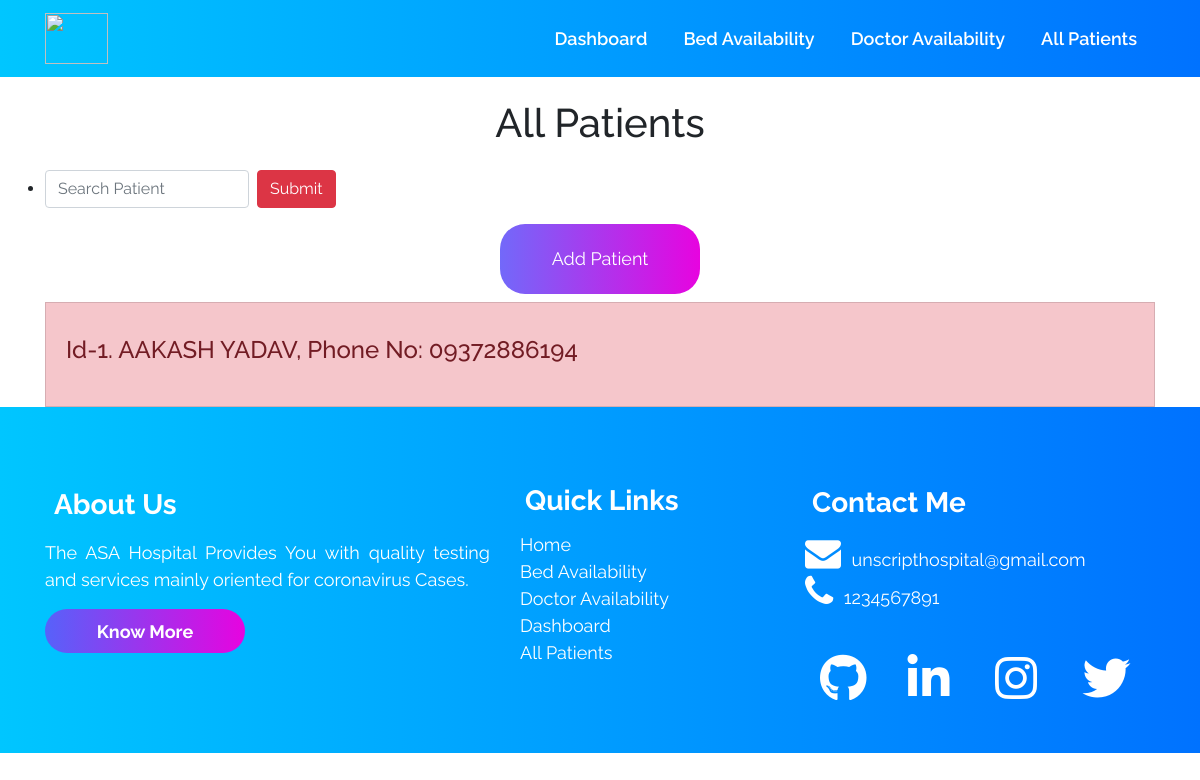
Before: /allpatients/ with the older database file.
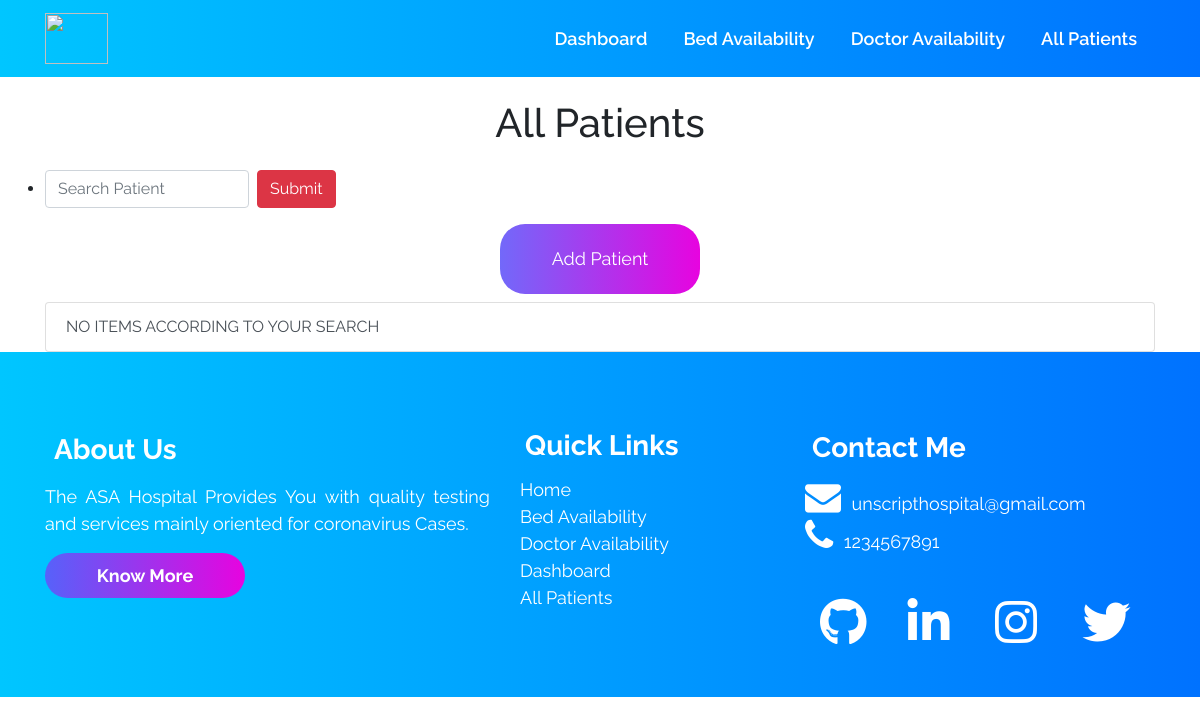
After: the same page with the newer database file.
### accounts/models.py (models this page shows, shortened)
class Patient (models.Model):
    patient_id = models.AutoField(primary_key=True)
    name = models.CharField(max_length=100)
    age = models.IntegerField()
    gender = models.CharField(max_length=10)  # Male of Female
    phone = models.CharField(max_length=13)
    address = models.TextField(max_length=1000)
    email_id = models.EmailField(max_length=254)
    date_admitted = models.DateField(auto_now=False, auto_now_add=False)
    oxygen_level = models.IntegerField(default=90)
    temperature = models.IntegerField(default=97)
    doctor = models.ForeignKey(Doctor, on_delete=models.CASCADE, default="")
    covid_test_result = models.ForeignKey(
        Result, on_delete=models.CASCADE, default="")
    room_no_and_bed_no = models.ForeignKey(
        Room, on_delete=models.CASCADE, default="")

### accounts/views.py (the view)
# urls.py: path("allpatients/", views.allpatients, name='allPatients'),
def allpatients(request):
    all_patients_query_set = Patient.objects.all()
    context = {'all_patients_query_set': all_patients_query_set}
    return render(request, 'allpatients.html', context)

### templates/allpatients.html (shortened to what this page needs)
{% extends 'innerbase.html' %}
{% load static %}
{% block cssLinks %}
<link rel="stylesheet" href="{% static 'css/allpatients.css' %}">
{% endblock %}
{% block body %}
<div class="container">
    <h1 class="text-center heading ">All Patients</h1>
    <ul>
        <li>
            <form class="form-inline" action="/search" method="POST">
                <input class="form-control mr-sm-2" name="name" type="search" placeholder="Search Patient"
                    aria-label="Search" />
                <input class="btn btn-danger my-2 my-sm-0" type="submit">
            </form>
        </li>
    </ul>
    <div class="container text-center my-2">
        <a href="/addpatient">
            <button class="commonbuttons text-center">Add Patient</button>
        </a>
    </div>
    <ul class="list-group">
        {% for patient in all_patients_query_set %}
        <a href="/patients/{{patient.patient_id}}" style="text-decoration: none;">
            <li
                class="list-group-item list-group-item-action {% if patient.room_no_and_bed_no.occupied %} list-group-item-warning  {% endif %} {% if patient.room_no_and_bed_no.ventilator %} list-group-item-danger {% endif %}">
                <h4>Id-{{patient.patient_id}}. {{patient.name}}, Phone No: {{patient.phone}}</h4>
            </li>
        </a>
        {% empty %}
        <li class="list-group-item list-group-item-action">NO ITEMS ACCORDING TO YOUR SEARCH</li>
        {% endfor %}
    </ul>
</div>
{% endblock %}

Changed rows visible on the page:
removed Patient: patient_id "1", name "AAKASH YADAV", phone "09372886194"
Other visible differences:
text now shown: "NO ITEMS ACCORDING TO YOUR SEARCH"
